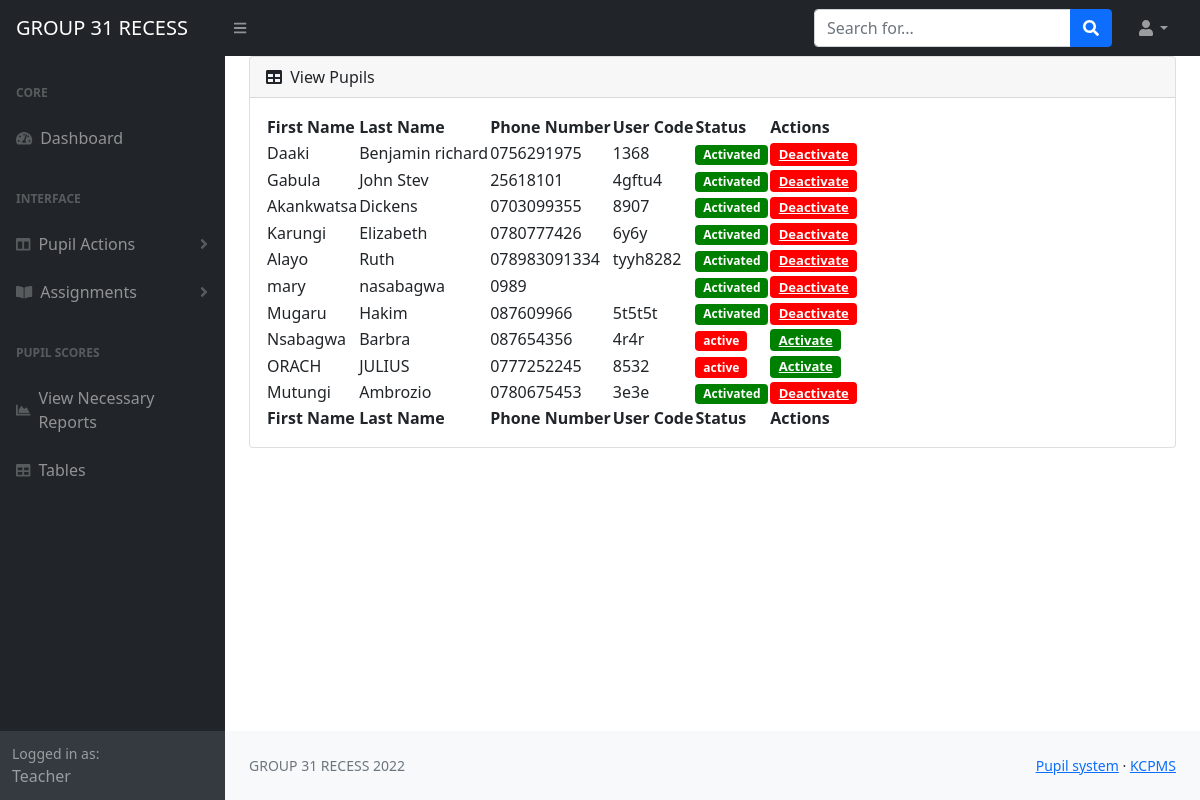
The page /pupils/view_pupils.php (signed in) on the database its author committed.
### tables this page shows
CREATE TABLE `pupils` (
  `id` int(11) NOT NULL,
  `fname` text DEFAULT NULL,
  `lname` text DEFAULT NULL,
  `phone_no` text DEFAULT NULL,
  `user_code` text DEFAULT NULL,
  `active_flag` int(11) NOT NULL DEFAULT 1,
  `del_flag` int(11) NOT NULL DEFAULT 0,
  `status` text NOT NULL DEFAULT 'active'
);

### helpers/Connection.php (called while the page is built, shortened)
<?php
class Connection
{
    private $conn;
    public function __construct($database = "kcpms")
    {
        $servername = "127.0.0.1";
        $username = "root";
        $password = "";
        $this->conn = new mysqli($servername, $username, $password);
        mysqli_select_db($this->conn, $database);
    }
    public function select($table, $cols = array(), $where = [])
    {
        $q = "select ";
        if (empty($cols)) {
            $q = "select *";
        }
        $q .= " from $table";
        if ($where) {
            $wherestr = "";
            $orderby = FALSE;
            foreach ($where as $key => $value) {
                if ($key == "order by") {
                    $orderbyValue = $value;
                    $orderby = TRUE;
                } elseif ($key == "between") {
                    $wherestr .= " $value and";
                } else {
                    $checkEmail = $this->isValidEmail($value);
                    if ($checkEmail) {
                        $wherestr .= " $key ='$value' and";
                    } else {
                        $explodable = explode('.', $value);
                        if (count($explodable) > 1) {
                            $wherestr .= " $key =$value and";
                        } else {
                            if ($value[0] == "!") {
                                $wherestr .= " $key !='$value' and";
                            } else {
                                $wherestr .= " $key ='" . mysqli_real_escape_string($this->conn, $value) . "' and";
                            }
                        }
                    }
                }
            }
            $wherestr = substr($wherestr, 0, -3);
            if ($wherestr && strlen($wherestr) > 3) {
                $q .= " where " . $wherestr;
            }
        }
        $query = mysqli_query($this->conn, $q);
        $result = array();
        if ($query) {
            while ($row = mysqli_fetch_array($query, MYSQLI_ASSOC)) {
                $result[] = $row;
            }
            return $result;
        } else {
            echo 'Erorr ' . mysqli_error($this->conn);
        }
        return FALSE;
    }
    private function isValidEmail($string)
    {
        return FALSE;
    }
}

### pupils/view_pupils.php (the view, shortened to what this page needs)
<?php
include_once '../helpers/Connection.php';
$connection = new Connection();
$pupils = $connection->select('pupils', [], ['active_flag' => 1, 'del_flag' => 0]);
?>
<!DOCTYPE html>
<html lang="en">
<head>
    <link href="https://cdn.jsdelivr.net/npm/simple-datatables@latest/dist/style.css" rel="stylesheet" />
    <link href="../css/styles.css" rel="stylesheet" />
</head>
<body class="sb-nav-fixed">
    <?php
    include('../navbar.php');
    ?>
    <div id="layoutSidenav">
        <?php
        include '../sidebar.php';
        ?>
        <div id="layoutSidenav_content">
            <main>
                <div class="container-fluid px-4">
                    <div class="card mb-4">
                        <div class="card-header">
                            <i class="fas fa-table me-1"></i> View Pupils
                        </div>
                        <div class="card-body">
                            <table id="datatablesSimple">
                                <thead>
                                    <tr>
                                        <th>First Name</th>
                                        <th>Last Name</th>
                                        <th>Phone Number</th>
                                        <th>User Code</th>
                                        <th>Status</th>
                                        <th>Actions</th>
                                    </tr>
                                </thead>
                                <tfoot>
                                    <tr>
                                        <th>First Name</th>
                                        <th>Last Name</th>
                                        <th>Phone Number</th>
                                        <th>User Code</th>
                                        <th>Status</th>
                                        <th>Actions</th>
                                    </tr>
                                </tfoot>
                                <tbody>
                                    <?php
                                    foreach ($pupils as $pupil) {
                                        $bgColor = ' ';
                                        $statusBtnColor = '';
                                        $statusLink = '';
                                        $statusName = '';
                                        if($pupil['status']=='Activated'){
                                            $bgColor = "green";
                                            $statusBtnColor = 'red';
                                            $statusLink = 'deactivate=yes&id='.$pupil['id'];
                                            $statusName = 'Deactivate';
                                        }
                                        else{
                                            $bgColor = 'red';
                                            $statusBtnColor = 'green';
                                            $statusLink = 'activate=yes&id='.$pupil['id'];
                                            $statusName = 'Activate';
                                        }
                                    ?>
                                        <tr>
                                            <td><?= $pupil['fname'] ?></td>
                                            <td><?= $pupil['lname'] ?></td>
                                            <td><?= $pupil['phone_no'] ?></td>
                                            <td><?= $pupil['user_code'] ?></td>
                                            <td>
                                                <span class="badge" style="background-color: <?=$bgColor?>;">
                                                    <?= $pupil['status'] ?>
                                                </span>
                                            </td>
                                            <td>
                                                <small>
                                                <a class="badge" style="background-color: <?=$statusBtnColor?>; font-size:small" onclick="return confirm('Are you sure'); " href="?<?= $statusLink?>"><?=$statusName?></a>
                                                </small>
                                            </td>
                                        </tr>
                                    <?php
                                    }
                                    ?>
                                </tbody>
                            </table>
                        </div>
                    </div>
                </div>
            </main>
            <footer class="py-4 bg-light mt-auto">
                <div class="container-fluid px-4">
                    <div class="d-flex align-items-center justify-content-between small">
                        <div class="text-muted">GROUP 31 RECESS 2022</div>
                        <div>
                            <a href="#">Pupil system</a> &middot;
                            <a href="#">KCPMS</a>
                        </div>
                    </div>
                </div>
            </footer>
        </div>
    </div>
</body>
</html>

### navbar.php (shortened to what this page needs)
<nav class="sb-topnav navbar navbar-expand navbar-dark bg-dark">
        <a class="navbar-brand ps-3" href="../home/">GROUP 31 RECESS </a>
        <button class="btn btn-link btn-sm order-1 order-lg-0 me-4 me-lg-0" id="sidebarToggle" href="#!"><i class="fas fa-bars"></i></button>
        <form class="d-none d-md-inline-block form-inline ms-auto me-0 me-md-3 my-2 my-md-0">
            <div class="input-group">
                <input class="form-control" type="text" placeholder="Search for..." aria-label="Search for..." aria-describedby="btnNavbarSearch" />
                <button class="btn btn-primary" id="btnNavbarSearch" type="button"><i class="fas fa-search"></i></button>
            </div>
        </form>
        <ul class="navbar-nav ms-auto ms-md-0 me-3 me-lg-4">
            <li class="nav-item dropdown">
                <a class="nav-link dropdown-toggle" id="navbarDropdown" href="#" role="button" data-bs-toggle="dropdown" aria-expanded="false"><i class="fas fa-user fa-fw"></i></a>
            </li>
        </ul>
    </nav>

### sidebar.php (shortened to what this page needs)
<div id="layoutSidenav_nav">
    <nav class="sb-sidenav accordion sb-sidenav-dark" id="sidenavAccordion">
        <div class="sb-sidenav-menu">
            <div class="nav">
                <div class="sb-sidenav-menu-heading">Core</div>
                <a class="nav-link" href="../home/">
                    <div class="sb-nav-link-icon"><i class="fas fa-tachometer-alt"></i></div>
                    Dashboard
                </a>
                <div class="sb-sidenav-menu-heading">Interface</div>
                <a class="nav-link collapsed" href="#" data-bs-toggle="collapse" data-bs-target="#collapseLayouts" aria-expanded="false" aria-controls="collapseLayouts">
                    <div class="sb-nav-link-icon"><i class="fas fa-columns"></i></div>
                    Pupil Actions
                    <div class="sb-sidenav-collapse-arrow"><i class="fas fa-angle-down"></i></div>
                </a>
                <a class="nav-link collapsed" href="#" data-bs-toggle="collapse" data-bs-target="#collapsePages" aria-expanded="false" aria-controls="collapsePages">
                    <div class="sb-nav-link-icon"><i class="fas fa-book-open"></i></div>
                    Assignments
                    <div class="sb-sidenav-collapse-arrow"><i class="fas fa-angle-down"></i></div>
                </a>
                <div class="sb-sidenav-menu-heading">Pupil scores</div>
                <a class="nav-link" href="reports.html">
                    <div class="sb-nav-link-icon"><i class="fas fa-chart-area"></i></div>
                    View Necessary Reports
                </a>
                <a class="nav-link" href="tables.html">
                    <div class="sb-nav-link-icon"><i class="fas fa-table"></i></div>
                    Tables
                </a>
            </div>
        </div>
        <div class="sb-sidenav-footer">
            <div class="small">Logged in as:</div>
            Teacher
        </div>
    </nav>
</div>

### rows shown on the page
pupils: fname "Daaki", lname "Benjamin richard", phone_no "0756291975", user_code "1368", status "Activated", status "Deactivate"
pupils: fname "Gabula", lname "John Stev", phone_no "25618101", user_code "4gftu4", status "Activated", status "Deactivate"
pupils: fname "Akankwatsa", lname "Dickens", phone_no "0703099355", user_code "8907", status "Activated", status "Deactivate"
pupils: fname "Karungi", lname "Elizabeth", phone_no "0780777426", user_code "6y6y", status "Activated", status "Deactivate"
pupils: fname "Alayo", lname "Ruth", phone_no "078983091334", user_code "tyyh8282", status "Activated", status "Deactivate"
pupils: fname "mary", lname "nasabagwa", phone_no "0989", status "Activated", status "Deactivate"
pupils: fname "Mugaru", lname "Hakim", phone_no "087609966", user_code "5t5t5t", status "Activated", status "Deactivate"
pupils: fname "Nsabagwa", lname "Barbra", phone_no "087654356", user_code "4r4r", status "active", status "Activate"
pupils: fname "ORACH", lname "JULIUS", phone_no "0777252245", user_code "8532", status "active", status "Activate"
pupils: fname "Mutungi", lname "Ambrozio", phone_no "0780675453", user_code "3e3e", status "Activated", status "Deactivate"
